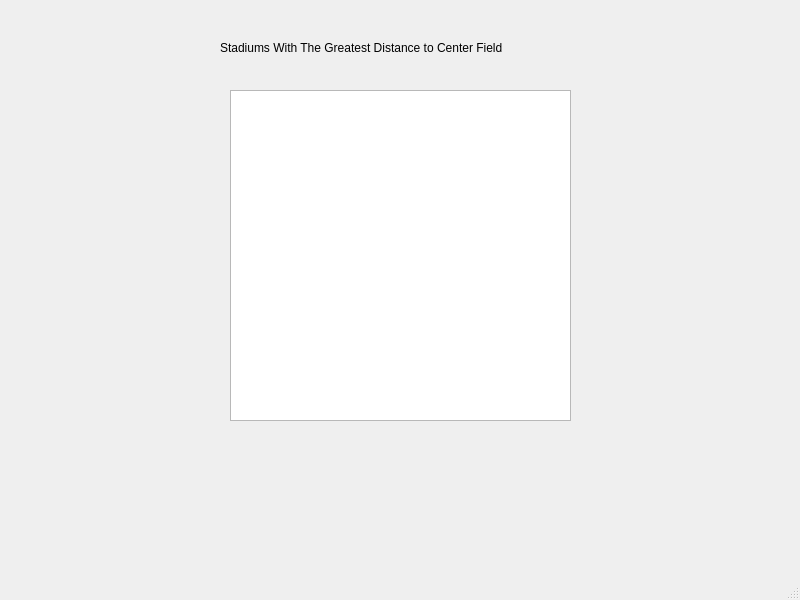
<?xml version="1.0" encoding="UTF-8"?>
<ui version="4.0">
 <class>greatestDistanceCenter</class>
 <widget class="QMainWindow" name="greatestDistanceCenter">
  <property name="geometry">
   <rect>
    <x>0</x>
    <y>0</y>
    <width>800</width>
    <height>600</height>
   </rect>
  </property>
  <property name="windowTitle">
   <string>MainWindow</string>
  </property>
  <widget class="QWidget" name="centralwidget">
   <widget class="QLabel" name="label">
    <property name="geometry">
     <rect>
      <x>220</x>
      <y>40</y>
      <width>431</width>
      <height>16</height>
     </rect>
    </property>
    <property name="text">
     <string>Stadiums With The Greatest Distance to Center Field</string>
    </property>
   </widget>
   <widget class="QTextBrowser" name="textBrowser">
    <property name="geometry">
     <rect>
      <x>230</x>
      <y>90</y>
      <width>341</width>
      <height>331</height>
     </rect>
    </property>
   </widget>
  </widget>
  <widget class="QMenuBar" name="menubar">
   <property name="geometry">
    <rect>
     <x>0</x>
     <y>0</y>
     <width>800</width>
     <height>24</height>
    </rect>
   </property>
  </widget>
  <widget class="QStatusBar" name="statusbar"/>
 </widget>
 <resources/>
 <connections/>
</ui>
